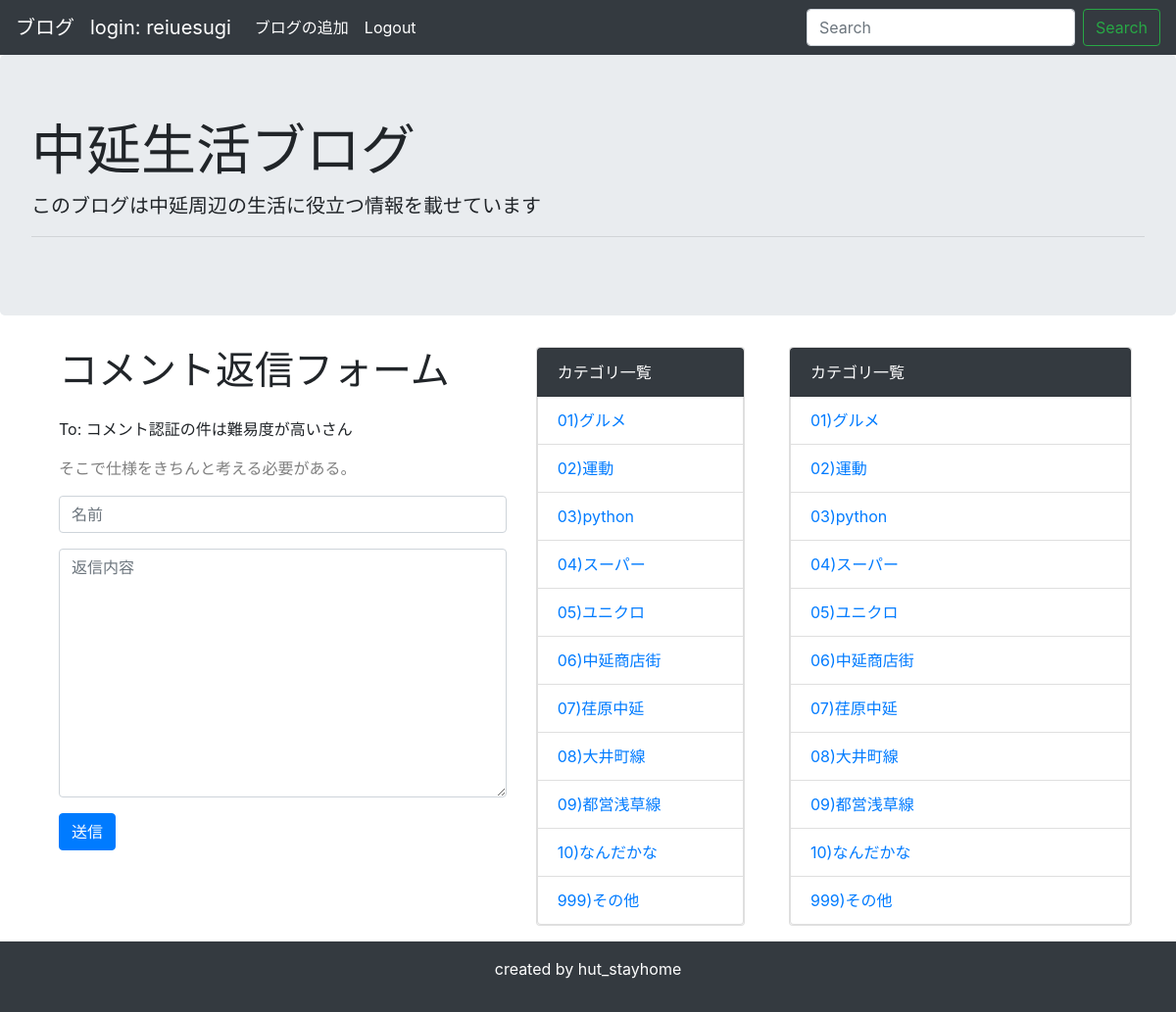
Page /reply/6/ (signed in) on the committed database.
### blog/models.py (models this page shows, shortened)
class Comment(models.Model):
    post = models.ForeignKey(
        Post, on_delete=models.CASCADE, related_name = 'comments')
    author = models.CharField(max_length=50)
    text = models.TextField()
    timestamp = models.DateTimeField(auto_now_add=True)
    approved = models.BooleanField(default=False)
    class Meta:
        ordering = [ '-timestamp']

class Category(models.Model):
    name = models.CharField('カテゴリー名', max_length=200)
    created_at = models.DateTimeField('作成日',default=timezone.now)
    class Meta:
        ordering = ['name']
    def __str__(self):
        return self.name

### blog/views.py (the view, shortened to what this page needs)
# urls.py: path('reply/<int:pk>/', views.ReplyFormView.as_view(), name='reply_form'),
class ReplyFormView(LoginRequiredMixin, generic.CreateView):
    model = Reply
    form_class = ReplyForm
    def get_context_data(self, **kwargs):
        context = super().get_context_data(**kwargs)
        comment_pk = self.kwargs['pk']
        context['comment'] = get_object_or_404(Comment, pk=comment_pk)
        return context

### blog/forms.py
class ReplyForm(ModelForm):
    class Meta:
        model = Reply
        fields = ('author', 'text')
        widgets = {
            'author': TextInput(attrs={
                'class': 'form-control',
                'placeholder': '名前',
            }),
            'text': Textarea(attrs={
                'class': 'form-control',
                'placeholder': '返信内容',
            }),
        }
        labels = {
            'author': '',
            'text': '',
        }

### blog/context_processors.py (called while the page is built)
def common(request):
    context = {
        'category_list':Category.objects.all(),
    }
    return context

### blog/templates/blog/reply_form.html (shortened to what this page needs)
{% extends 'blog/base.html' %}
{% block content %}
<div class="container">
  <div class="row">
    <main class="col-md-8">
      <h1 class="mb-4">コメント返信フォーム</h1>
      <p>To: {{ comment.author }}さん</p>
      <p class="text-black-50">{{ comment.text|linebreaksbr }}</p>
      <form method="POST">{% csrf_token %}
        {{ form.as_p }}
        <button type="submit" class="btn btn-primary">送信</button>
      </form>
    </main>
    <aside class="col-md-4">
      {% include "blog/snippets/sidebar.html" %}
    </aside>
  </div>
</div>
{% endblock %}

### blog/templates/blog/base.html (shortened to what this page needs)
<!doctype html>
<html lang="ja">
  <head>
    <link rel="stylesheet" href="https://stackpath.bootstrapcdn.com/bootstrap/4.4.1/css/bootstrap.min.css">
    <link href="//netdna.bootstrapcdn.com/font-awesome/4.0.3/css/font-awesome.min.css" rel="stylesheet">
    {% load static %}
  </head>
  <body>
    <nav class="navbar navbar-expand-lg navbar-dark bg-dark">
      <a class="navbar-brand" href="{% url 'blog:index' %}">ブログ</a>
      <div class="collapse navbar-collapse" id="navbarSupportedContent">
        <ul class="navbar-nav mr-auto">
          {% if user.is_authenticated %}
          <li class="navbar-brand">
            login: {{ user.get_username }}
          </li>
          <li class="nav-item active">
            <a class="nav-link" href="{% url 'blog:add' %}">ブログの追加</a>
          </li>
          <li class="nav-item active">
            <a class="nav-link" href="{% url 'logout' %}" class="logout">Logout</a>
          </li>
            {% endif %}
        </ul>
        <form class="form-inline my-2 my-lg-0" method="GET" action="{% url 'blog:index' %}">
          <input class="form-control mr-sm-2" type="text" placeholder="Search" aria-label="Search" name="keyword">
          <button class="btn btn-outline-success my-2 my-sm-0" type="submit">Search</button>
        </form>
      </div>
    </nav>
    <div class="jumbotron">
      <h1 class="display-4">中延生活ブログ</h1>
      <p class="lead">このブログは中延周辺の生活に役立つ情報を載せています</p>
      <hr class="my-2">
    </div>
    <div class="container">
      <div class="row">
          <div class="col-md-8">
              {% block content %}
              {% endblock %}
          </div>
      <aside class="col-md-4">
        {% include "blog/snippets/sidebar.html" %}
      </aside>
      </div>
    </div>
    <footer class="bg-dark text-white text-center py-3">
        <p>created by hut_stayhome</p>
    </footer>
  </body>
</html>

### blog/templates/blog/snippets/sidebar.html
<div class="card mb-3">
    <ul class="list-group">
      <li class="list-group-item bg-dark text-white">カテゴリ一覧</li>
      {% for category in category_list %}
      <li class="list-group-item"><a href="{% url 'blog:category' category.pk %}">{{ category }}</a></li>
      {% endfor %}
    </ul>
</div>

### rows in the picture
Comment: author "コメント認証の件は難易度が高い", text "そこで仕様をきちんと考える必要がある。"
Category: name "01)グルメ"
Category: name "02)運動"
Category: name "03)python"
Category: name "04)スーパー"
Category: name "05)ユニクロ"
Category: name "06)中延商店街"
Category: name "07)荏原中延"
Category: name "08)大井町線"
Category: name "09)都営浅草線"
Category: name "10)なんだかな"
Category: name "999)その他"

### other values in the picture
{{ user.get_username }} "reiuesugi"
